Frame 1 (no input): blank canvas, image omitted
Frame 60 (no input): blank canvas, image omitted
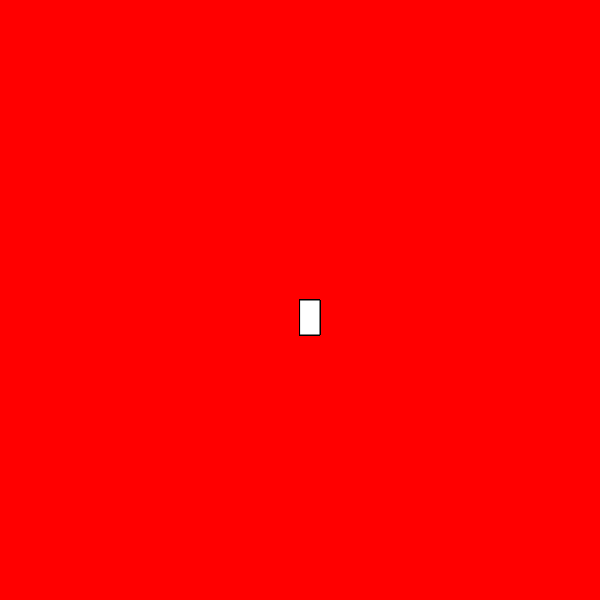
Frame 120 (the mouse pressed at the canvas centre since frame 60)

The p5.js sketch whose frames 1 and 60 were blank and that drew this single picture after the mouse press (run headless with seeded random() and noise() and a simulated clock; from frame 60 on, the mouse is pressed at the canvas centre):

// p5.js sketch
// ── sketch.js
function setup() {
    createCanvas(600, 600);
    background('red');
  }
  
  function draw() {
    stroke('black');
    fill('withe');
    
    if(mouseIsPressed)
      rect(mouseX, mouseY, 20, 35)
  }
  
  
